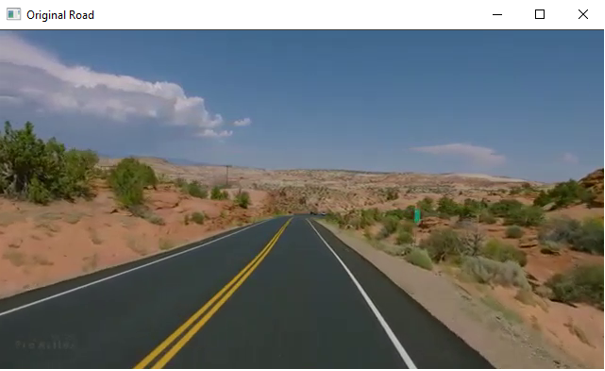
#> input picture images/original_road.PNG, 605 x 371 px, given in place of Road1.mp4, which was not available
$ python Lane_Detection_and_Tracking.py
#> lines starting #> are read from the running program, lines starting #| are printed output that depends on the picture; after the words box and inside, x2 and y2 are one past the last pixel; in counts of white or black regions, pixels touching at a corner belong together; pictures that were not available may be replaced by others from this repository, and a replacement may not be noted
import cv2 # OpenCV kütüphanesini içeri aktarıyoruz.
import numpy as np # Numpy kütüphanesini içeri aktarıyoruz.
import time # time kütüphanesini içeri aktarıyoruz.


def calculate_measures_4roi(frame): # calculate_measures_4roi fonksiyonu oluşturduk.

    height = frame.shape[0] # Aldığı frame'in yüksekliğini alıyoruz.
    width = frame.shape[1]  # Genişliğini alıyoruz.

    corners4roi = [ # ilgilendiğimiz alanın 4 köşeseni belirliyoruz.
        (0, height), # 1. köşenin en sol alttaki koordinatını veriyoruz.
        (width / 3.2, height / 1.8),
        (width / 1.5, height / 1.5),
        (width, height)]

    return corners4roi # köşe değerlerini bu fonksiyonun çıktısı olarak döndürüyoruz.


def region_of_interest(frame, corners4roi):    # İlgilendiğimiz alanın maskeleme
    # işlemlerini yapmak için fonksiyon kullanıyoruz.
    mask = np.zeros_like(frame) # boş bir resim oluşturuyoruz görüntümüzün boyutunda
    #channel_count = img.shape[2]
    match_mask_color = 255 # beyaz rengi maskeliyoruz.
    cv2.fillPoly(mask, corners4roi, match_mask_color)
    masked_frame = cv2.bitwise_and(frame, mask) # Bitwise fonksiyonu kullanarak maskelenmiş frame'i değişkene atıyoruz.

    return masked_frame # Maskelenmiş frame'i döndürüyoruz.


def drow_the_lines(frame, lines): # şerit çizgilerinin üzerinde renkli çizgi çizdiren fonksiyon oluşturduk.

    frame = np.copy(frame)  # frame'i kopyalıyoruz.
    blank_frame = np.zeros((frame.shape[0], frame.shape[1], 3), dtype=np.uint8)   # Orijinal resim ile aynı büyuklükte boş bir resim oluşturuyoruz.

    for line in lines:      # Bu for döngüsü ile daha önce oluşturduğumuz boş resimin içine tespit ettiğimiz tüm şerit çizgilerini ekliyoruz.
        for x1, y1, x2, y2 in line:
            cv2.line(blank_frame, (x1,y1), (x2,y2), (0, 255, 0), thickness=5)    ## (0,255,0) yeşil renk, 5 kalınlıkta (x1,y1)'den
            # (x2,y2)'ye kadar çizgiyi çizdiriyoruz.

    frame = cv2.addWeighted(frame, 0.9, blank_frame, 0.5, 0.0)    # Orijinal frame ile şerit çizgilerini içeren blank frame üst üste ekleniyor. ağırlıklı (0.8) birleştirme uygulanıyor.

    return frame # frame değerini döndürüyoruz.


def detect_lines_and_process(frame): # çizgi algılama ve tüm frame işleme işlemlerini yapacağımız
    # fonksiyonumuzu oluşturuyoruz.
    blurred_frame = cv2.GaussianBlur(frame,(9,9),0.8)   # Frame'mizdeki keskinlikleri azaltmak için blurlama yapıyoruz.
    gray_frame = cv2.cvtColor(blurred_frame, cv2.COLOR_RGB2GRAY)   # Resmi gri ölçeğe dönüştürme
    canny_frame = cv2.Canny(gray_frame, 100, 120) # Canny fonksiyonu ile iki eşik değeri (100,120) arasında kenar çizgileri algılatıyoruz (edge detection)
    cropped_frame = region_of_interest(canny_frame,
                    np.array([calculate_measures_4roi(frame)], np.int32),)
    lines = cv2.HoughLinesP(cropped_frame,        # HoughLinesP transform ile probabilistik (olasılıksal) dönüştürme yapılıyor.
                            rho=2,                # burada HoughLinesP transform ile resimdeki çizgiler (şerit çizgileri) tanımlanmış oluyor.
                            theta=np.pi/180,
                            threshold=135,
                            lines=np.array([]),
                            minLineLength=40,
                            maxLineGap=100)
    frame_with_lines = drow_the_lines(frame, lines)

    return frame_with_lines # çizgiler çizilmiş frame'mizi döndürüyoruz.


cap = cv2.VideoCapture("Şerit Takip Sistemi/Road1.mp4")    # Videomuzu okuyoruz.


while cap.isOpened():   # Videomuz okunduğu sürece dönecek döngü oluşturuyoruz.
    ret, frame = cap.read() # videomuzun her bir karesini frame değişkenimize atıyoruz.
#> frame is the input picture: shape (371, 605, 3); mean B, G, R 113, 113.7, 110.8
    # ret = videonun başarılı okunup okunmadığını gösteriyor.
    cv2.imshow("Original Road", frame) # Orijinal yolumuzu ekrana yansıtıyoruz.

    frame = detect_lines_and_process(frame) # yolumuzun karesini işliyoruz.
#> in detect_lines_and_process, `gray_frame = cv2.cvtColor(blurred_frame, cv2.COLOR_RGB2GRAY)`:
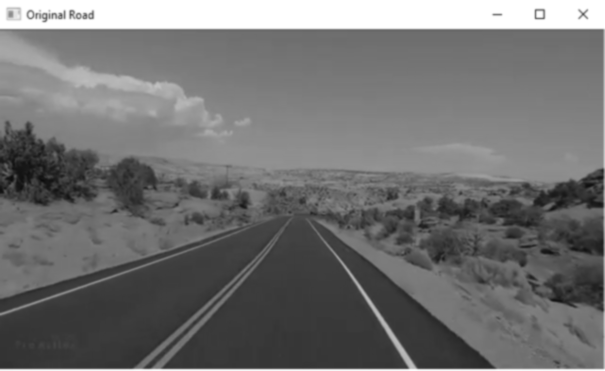
#> gray_frame: shape (371, 605); min 12, max 255, mean 113.1
#> in detect_lines_and_process, `canny_frame = cv2.Canny(gray_frame, 100, 120)`:
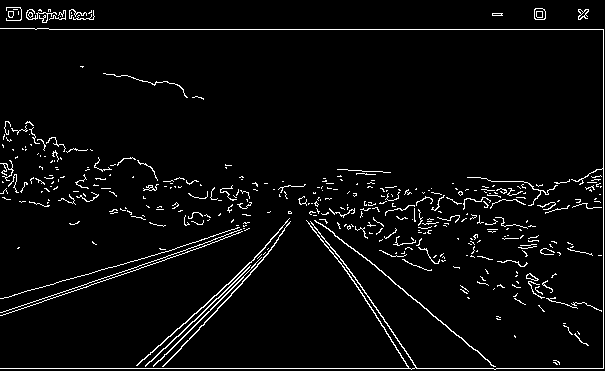
#> canny_frame: shape (371, 605); 4% white in thin lines or dots
#> in region_of_interest, `cv2.fillPoly(mask, corners4roi, match_mask_color)`: mask: shape (371, 605); 26.3% white; 1 white region, box (x1, y1, x2, y2) and area: (1, 206, 605, 371) 59091
#> in region_of_interest, `masked_frame = cv2.bitwise_and(frame, mask) # Bitwise fonksiyonu kulla..`:
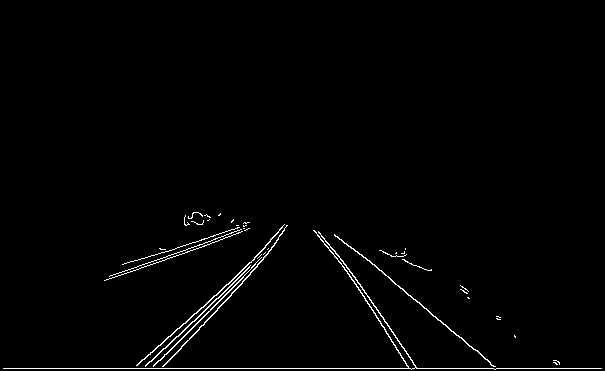
#> masked_frame: shape (371, 605); 1.3% white in thin lines or dots, all inside (x1, y1, x2, y2) = (3, 212, 602, 370)
#> in detect_lines_and_process, `lines = cv2.HoughLinesP(cropped_frame,`: lines = [[3, 368, 601, 368], [146, 364, 276, 242], [337, 236, 427, 309], [150, 354, 284, 229], [214, 313, 263, 259], [192, 328, 278, 239], [136, 365, 274, 245], [108, 279, 249, 228], [338, 255, 408, 367]]
#> the loop in drow_the_lines, `for line in lines:` made 9 passes
#> after the loop in drow_the_lines, `for line in lines:`:
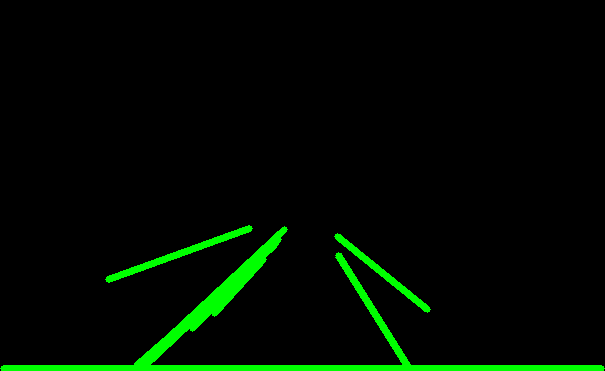
#> blank_frame: shape (371, 605, 3); mean of channels 0, 1, 2 0, 10.5, 0; drawn as B, G, R
#> in drow_the_lines, `frame = cv2.addWeighted(frame, 0.9, blank_frame, 0.5, 0.0)`:
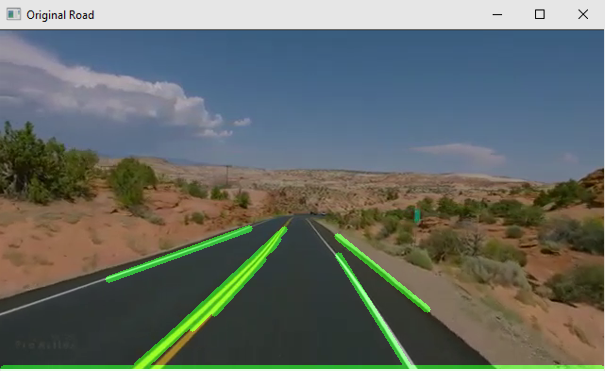
#> frame: shape (371, 605, 3); mean B, G, R 101.8, 107, 99.8
    time.sleep(0.01) # video biraz yavaş ilerlesin diye 0.01 saniye programı uyutuyoruz.
    cropped_frame = region_of_interest(frame, # belirlediğimiz ölçülerde karemizi kırpıyoruz.
                                   np.array([calculate_measures_4roi(frame)], np.int32),)
#> in region_of_interest (call 2), `cv2.fillPoly(mask, corners4roi, match_mask_color)`:
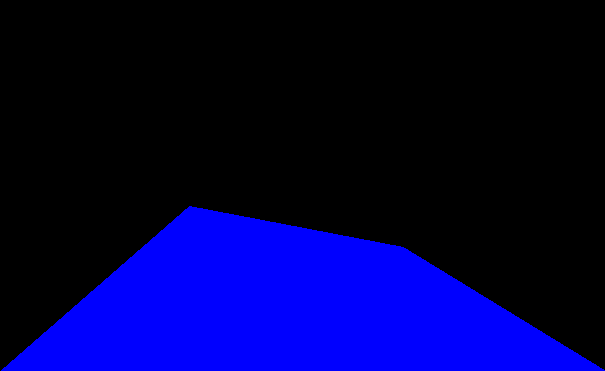
#> mask: shape (371, 605, 3); mean of channels 0, 1, 2 67.1, 0, 0; drawn as B, G, R
#> in region_of_interest (call 2), `masked_frame = cv2.bitwise_and(frame, mask) # Bitwise fonksiyonu kulla..`:
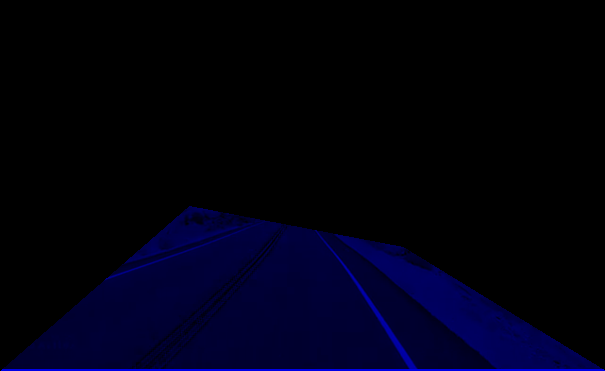
#> masked_frame: shape (371, 605, 3); mean B, G, R 16.1, 0, 0

    cv2.imshow("Cropped Road", cropped_frame) # Kırpılmış ve maskelenmiş kareyi ekrana yansıtıyoruz.

    cv2.imshow("Processed Road", frame) # işlenmiş karemizi Processed Road isimli pencerede açıyoruz.

    if cv2.waitKey(1) & 0xFF == ord("q"): # q tuşuna bastığımızda programdan çıkışı sağlıyor.
#> (key q is pressed here)
            break # çıkış anahtar kelimemiz break.


cap.release()
cv2.destroyAllWindows()
